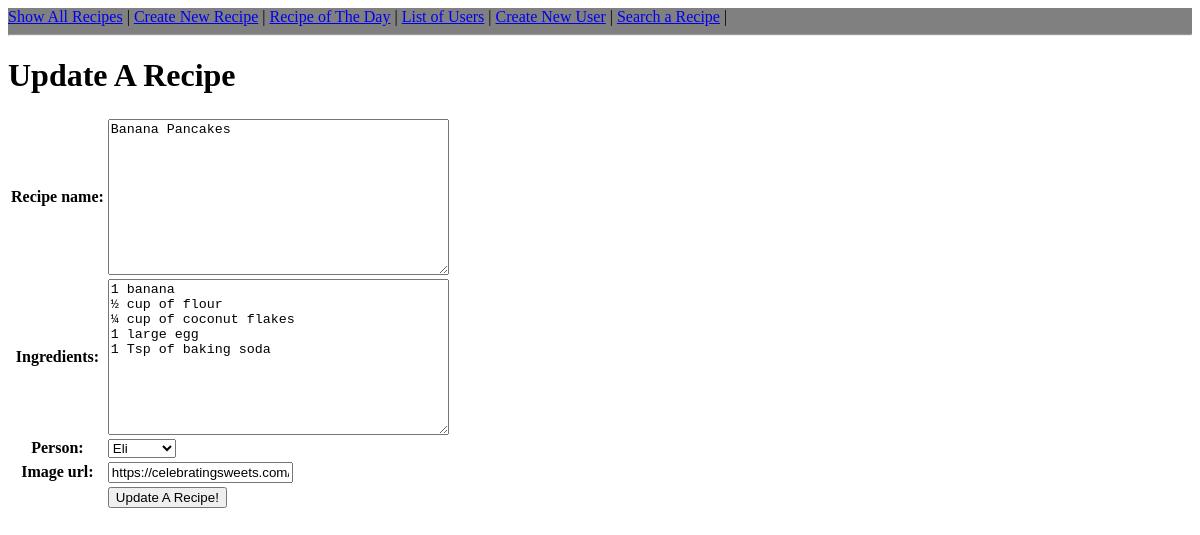
The page /cooking_forum/recipe/1/update on the database as committed earlier.
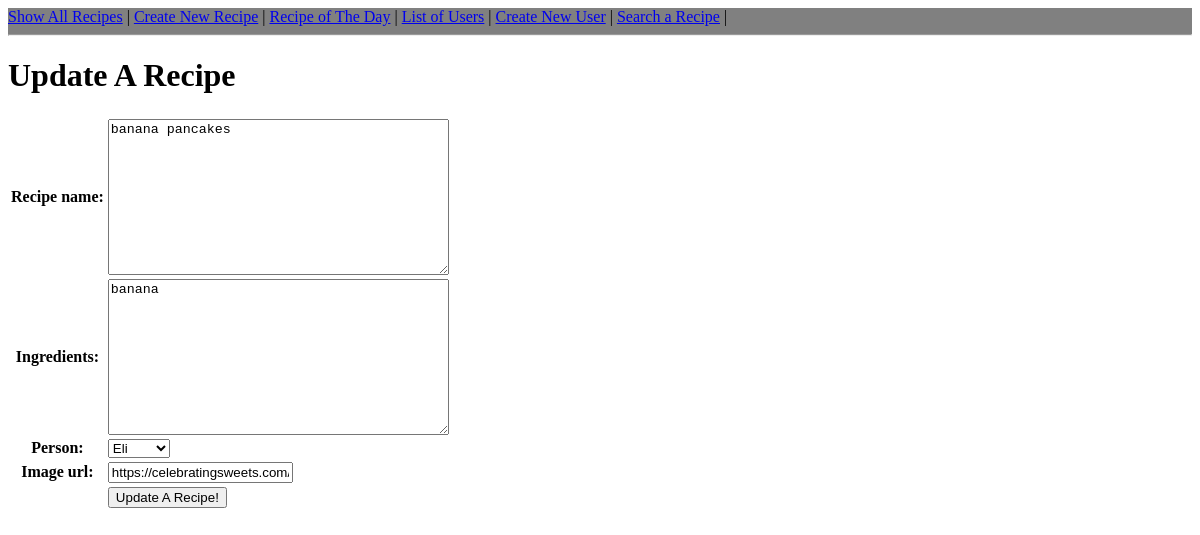
The same page on the database as committed later.
### cooking_forum/models.py (models this page shows, shortened)
class Recipe(models.Model):
    ingredients = models.TextField(blank=True) # text
    person = models.ForeignKey(Person, on_delete=models.CASCADE)
    recipe_name = models.TextField(blank=True)
    image_url = models.URLField(blank=True)

### cooking_forum/views.py (the view)
# urls.py: path('recipe/<int:pk>/update', UpdateRecipeView.as_view(), name='update_recipe'),
class UpdateRecipeView(UpdateView):
    model = Recipe
    form_class = UpdateRecipeForm
    template_name = "cooking_forum/update_recipe_form.html"

### cooking_forum/forms.py
class UpdateRecipeForm(forms.ModelForm):
    class Meta:
        model = Recipe
        fields = ['recipe_name', 'ingredients', 'person', 'image_url']

### cooking_forum/models.py (called while the page is built)
    def __str__(self):
        return self.name

### cooking_forum/templates/cooking_forum/update_recipe_form.html (shortened to what this page needs)
{% extends 'cooking_forum/base.html' %}
{% block content %}
<body background="https://t3.ftcdn.net/jpg/01/24/86/78/360_F_124867876_wIbQUsnu1ApZlYxmY8WrkEfMIbj6ZOrL.jpg">
<h1>Update A Recipe</h1>
<form method="POST">
    <table>
    {{form.as_table}}
    <tr>
        <td></td>
        <td style="font-family:Arial, Helvetica, sans-serif;"><input type="submit" value="Update A Recipe!"></td>
    </tr>
    </table>
</form>
</body>
{% endblock %}

Rows that differ between the two databases and show on the page:
changed Recipe "Eli": recipe_name "Banana Pancakes" → "banana pancakes"; ingredients "1 banana ½ cup of flour ¼ cup of coconut flakes 1 large egg 1 Tsp of baking soda" → "banana"
